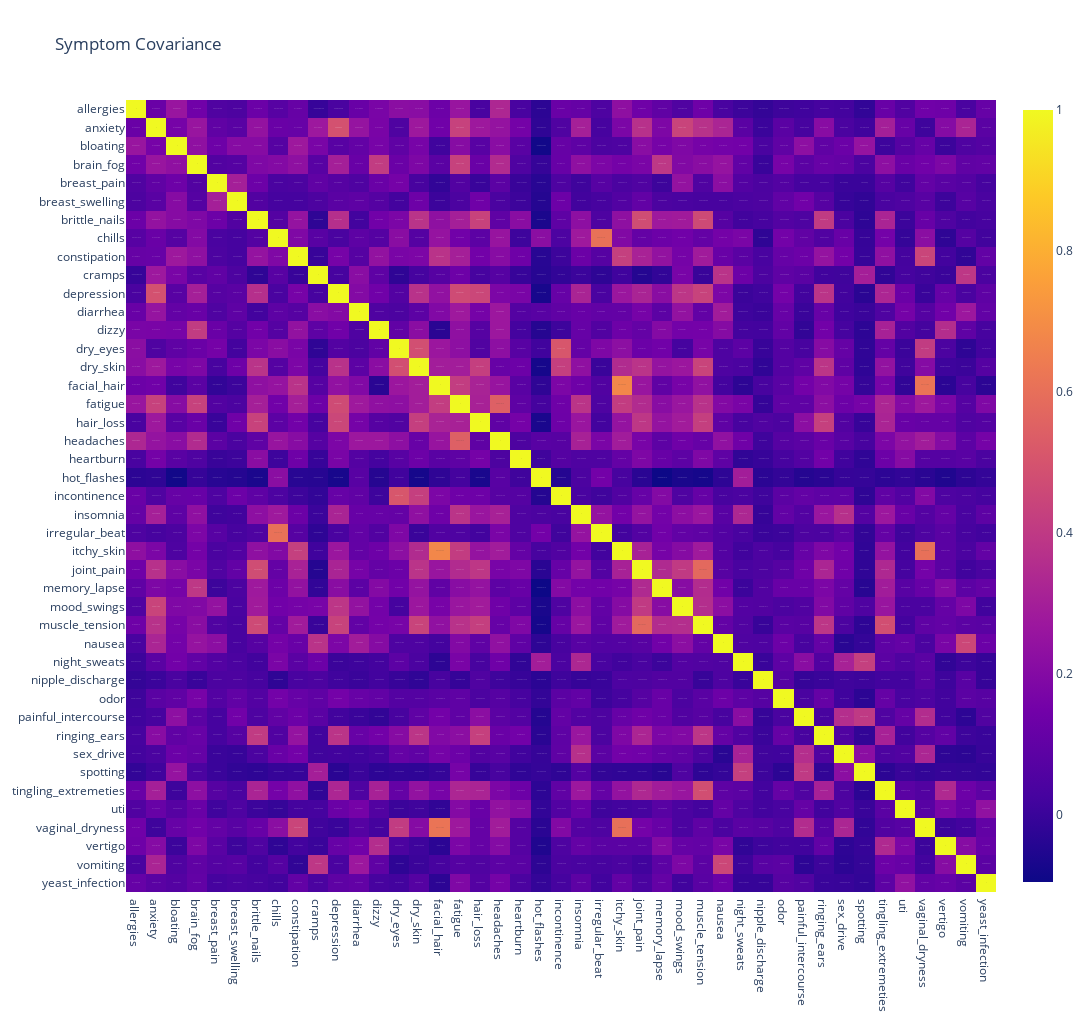

The notebook cell saved with this chart:
### Code cell
fig = px.imshow(cmatrix, 
                width=2000, 
                height=1024, 
                text_auto=True, 
                aspect='auto',
                title='Symptom Covariance')
fig.show()
# Also go ahead and save this figure.
fig.write_image('menopause_medhyst_npt_symptom_covariance.png')

### Figure 1 — Plotly figure (JSON) as saved in the notebook; plotly's stock layout.template omitted (floating-point values rounded to 4 significant figures; data arrays with more than 128 entries replaced by an {"elided": "..."} marker saying what was removed)
{"data": [{"coloraxis": "coloraxis", "hovertemplate": "x: %{x}<br>y: %{y}<br>color: %{z}<extra></extra>", "name": "0", "texttemplate": "%{z}", "type": "heatmap", "x": ["allergies", "anxiety", "bloating", "brain_fog", "breast_pain", "breast_swelling", "brittle_nails", "chills", "constipation", "cramps", "depression", "diarrhea", "dizzy", "dry_eyes", "dry_skin", "facial_hair", "fatigue", "hair_loss", "headaches", "heartburn", "hot_flashes", "incontinence", "insomnia", "irregular_beat", "itchy_skin", "joint_pain", "memory_lapse", "mood_swings", "muscle_tension", "nausea", "night_sweats", "nipple_discharge", "odor", "painful_intercourse", "ringing_ears", "sex_drive", "spotting", "tingling_extremeties", "uti", "vaginal_dryness", "vertigo", "vomiting", "yeast_infection"], "xaxis": "x", "y": ["allergies", "anxiety", "bloating", "brain_fog", "breast_pain", "breast_swelling", "brittle_nails", "chills", "constipation", "cramps", "depression", "diarrhea", "dizzy", "dry_eyes", "dry_skin", "facial_hair", "fatigue", "hair_loss", "headaches", "heartburn", "hot_flashes", "incontinence", "insomnia", "irregular_beat", "itchy_skin", "joint_pain", "memory_lapse", "mood_swings", "muscle_tension", "nausea", "night_sweats", "nipple_discharge", "odor", "painful_intercourse", "ringing_ears", "sex_drive", "spotting", "tingling_extremeties", "uti", "vaginal_dryness", "vertigo", "vomiting", "yeast_infection"], "yaxis": "y", "z": {"elided": "43x43 float values"}}], "layout": {"coloraxis": {"colorscale": [[0, "#0d0887"], [0.1111, "#46039f"], [0.2222, "#7201a8"], [0.3333, "#9c179e"], [0.4444, "#bd3786"], [0.5556, "#d8576b"], [0.6667, "#ed7953"], [0.7778, "#fb9f3a"], [0.8889, "#fdca26"], [1, "#f0f921"]]}, "height": 1024, "title": {"text": "Symptom Covariance"}, "width": 2000, "xaxis": {"anchor": "y", "domain": [0, 1]}, "yaxis": {"anchor": "x", "autorange": "reversed", "domain": [0, 1]}}}
